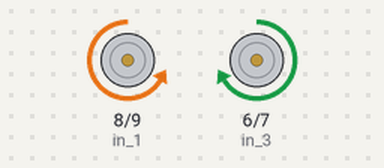
A sketch run on a simulated Arduino Uno, built with avr-gcc and run on an emulated ATmega328P. Shown: motor-driver pin pairs drawn as motors (green arrow = first pin HIGH = forward, orange = second pin HIGH = backward, longer = more drive, scaled by the enable pin).

Above: at 1.0 s.
At 3.0 s:
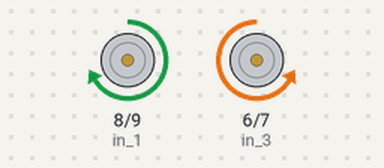
At 4.6 s:
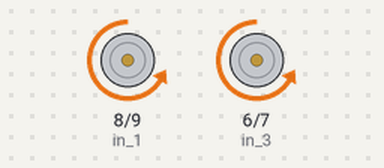
Timing chart, 0 to 6.8 s (numbered marks = the images above):
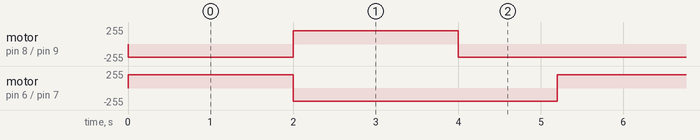

Measured:
- by itself, motor on pin 8 (in_1) / pin 9 (in_2): repeats every 5.2 s: forward 200/255 2.0 s, backward 200/255 3.2 s
- by itself, motor on pin 6 (in_3) / pin 7 (in_4): alternates forward 200/255 for 2.0 s and backward 200/255 for 3.2 s

The sketch:

motor_all_turns.ino
```cpp
#include<stdlib.h>
int analogPin1 = 4;
int analogPin2 = 1;
int analogPin3 = 2;
int value1 = 0;
int value2 = 0;
int value3 = 0;
int value = 0;
int enA = 3 ;
int in_1 = 8 ;
int in_2 = 9 ;
int enB = 5 ;
int in_3 = 6 ;
int in_4 = 7 ;
int i;
int n=0;
void setup()
{
  Serial.begin(9600);
  pinMode(enA,OUTPUT) ;
  pinMode(in_1,OUTPUT) ;
  pinMode(in_2,OUTPUT) ;
  pinMode(enB,OUTPUT) ;
  pinMode(in_3,OUTPUT) ;
  pinMode(in_4,OUTPUT) ;
}


void right_turn()
{
digitalWrite(in_1,LOW) ;
digitalWrite(in_2,HIGH) ;
analogWrite(enA,200) ;

digitalWrite(in_3,HIGH) ;
digitalWrite(in_4,LOW) ;
analogWrite(enB,200) ;

delay(2000);
}

void left_turn()
{
digitalWrite(in_1,HIGH) ;
digitalWrite(in_2,LOW) ;
analogWrite(enA,200) ;

digitalWrite(in_3,LOW) ;
digitalWrite(in_4,HIGH) ;
analogWrite(enB,200) ;

delay(2000);
}

void reverse_turn()
{
digitalWrite(in_1,LOW) ;
digitalWrite(in_2,HIGH) ;
analogWrite(enA,200) ;

digitalWrite(in_3,LOW) ;
digitalWrite(in_4,HIGH) ;
analogWrite(enB,200) ;

delay(1200);
}

void stop()
{
digitalWrite(in_1,LOW) ;
digitalWrite(in_2,LOW) ;
analogWrite(enA,255) ;

digitalWrite(in_3,LOW) ;
digitalWrite(in_4,LOW) ;
analogWrite(enB,255) ;
delay(10000);
}

void loop()
{
  right_turn();
  left_turn();
 reverse_turn();
  //stop();
}
```
